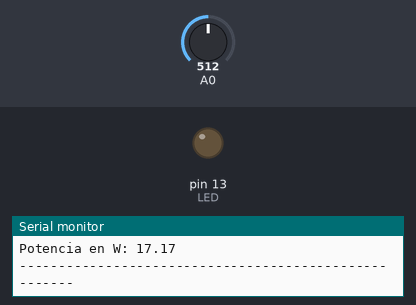
This sketch was run on a simulated Arduino Uno, built with avr-gcc and run on an emulated ATmega328P. On the bench: output pins drawn as LEDs (lit = HIGH), the last lines printed to the serial monitor. The test bench sets the inputs (shaded band); at power-on: A0 = 512.

Above: at 1.2 s.
1.3 s: A0 set to 533
At 3.4 s:
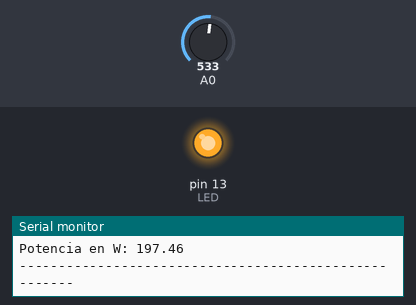
3.7 s: A0 set to 511
At 4.8 s:
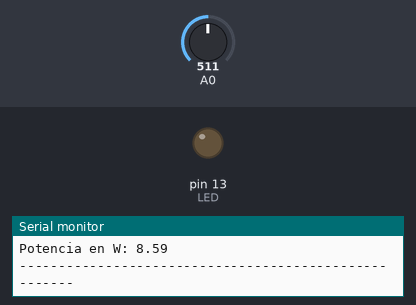
Timing chart, 0 to 6.7 s (numbered marks = the images above; inputs shaded):
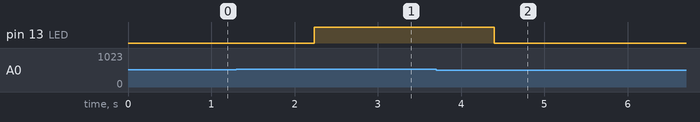

The sketch:

amperatge_alterna_miquel_pau_final.ino
```cpp
// Programa per obtenir l'amperatge d'una carrega de corrent alterna mitjançant el sensor ACS712

//Sensibilidad del amperimetro, en V/A. Mirar Data sheet del sensor ACS712       5A -> 0.1        20A -> 0.185
#define SensibAmperim  0.185
#define Voltatge 230
#define LED 13

void setup() {
  Serial.begin(9600);
  pinMode(LED, OUTPUT);
}

int calc_I(float i) {
  int i_neta;
  if ( i < 512 ) i_neta = 512 - i;
  if ( i >= 512 ) i_neta = i - 512;
  return i_neta;
}

void loop() {
  int IntensitatMaxima = 0;
  float Potencia = 0;
  float Amper_Ap = 0;

  //llegim durant 60 ms
  double t_ini = millis();

  while ( t_ini + 60 > millis() )
    IntensitatMaxima = max(IntensitatMaxima, calc_I(analogRead(A0)+2) );

  Serial.print("Temps lectura: ");
  Serial.println(millis()-t_ini);

  Serial.print("Lectura analogica de la Intensitat maxima: ");
  Serial.println(IntensitatMaxima);

  // tradueix el valor analogic a valor en ampers, i de la intensitat maxima passa a RMS
  Amper_Ap = (( 2*IntensitatMaxima ) * ( 5 / (1024 * SensibAmperim))) / 1.414214 ;
  Serial.print("Ampers: ");
  Serial.println(Amper_Ap);

// engega un LED si hi ha consum
  if (Amper_Ap > 0.3)                          // mes gran de 0,3 per evitar el "soroll" del sensor    // 0.3*230= 69 W !!!
    digitalWrite (LED, HIGH);                      // engega el LED de la placa si el frigo esta engegat
  else
    digitalWrite (LED, LOW);

  Potencia = Amper_Ap * Voltatge ;
  Serial.print("Potencia en W: ");
  Serial.println(Potencia);
  Serial.println("------------------------------------------------------");

  delay(2000);
}
```

Measured:
- the behaviour switches between 518 and 519 on A0 (found by bisection; images 0 and 1)
- after the input at 1.3 s, pin 13 (LED): LOW → HIGH after 0.94 s
- after the input at 3.7 s, pin 13 (LED): HIGH → LOW after 0.70 s
